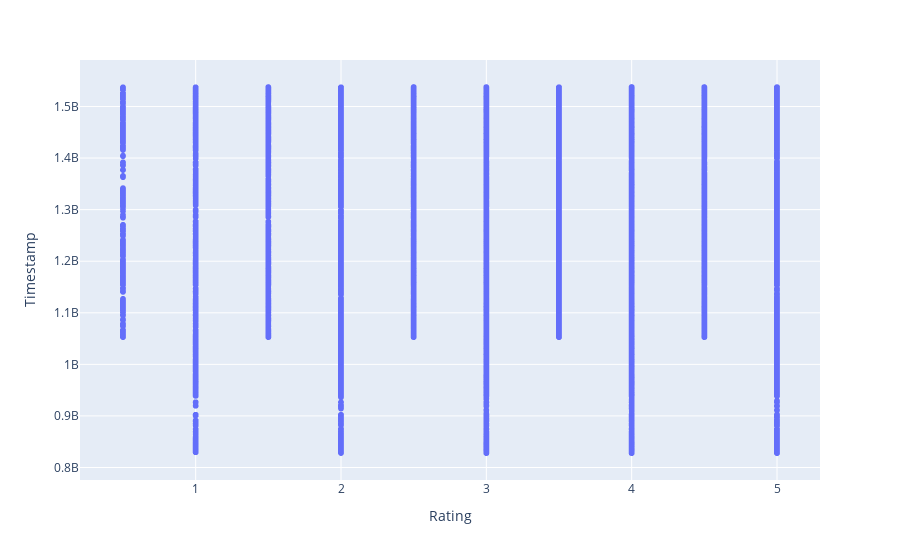

This figure's notebook cell:
### Markdown cell above
Permite trazar datos individuales en un espacio dimensional.

### Code cell
figura = px.scatter(df,x="Rating",y="Timestamp")
figura.show()

### Figure 1 — Plotly figure (JSON) as saved in the notebook; plotly's stock layout.template omitted (floating-point values rounded to 4 significant figures; data arrays with more than 128 entries replaced by an {"elided": "..."} marker saying what was removed)
{"data": [{"hovertemplate": "Rating=%{x}<br>Timestamp=%{y}<extra></extra>", "legendgroup": "", "marker": {"color": "#636efa", "symbol": "circle"}, "mode": "markers", "name": "", "showlegend": false, "type": "scattergl", "x": {"elided": "100836 float values"}, "xaxis": "x", "y": {"elided": "100836 int values"}, "yaxis": "y"}], "layout": {"autosize": true, "legend": {"tracegroupgap": 0}, "margin": {"t": 60}, "xaxis": {"anchor": "y", "autorange": true, "domain": [0, 1], "range": [0.2127, 5.287], "title": {"text": "Rating"}, "type": "linear"}, "yaxis": {"anchor": "x", "autorange": true, "domain": [0, 1], "range": [763300000.0, 1603000000.0], "title": {"text": "Timestamp"}, "type": "linear"}}}
